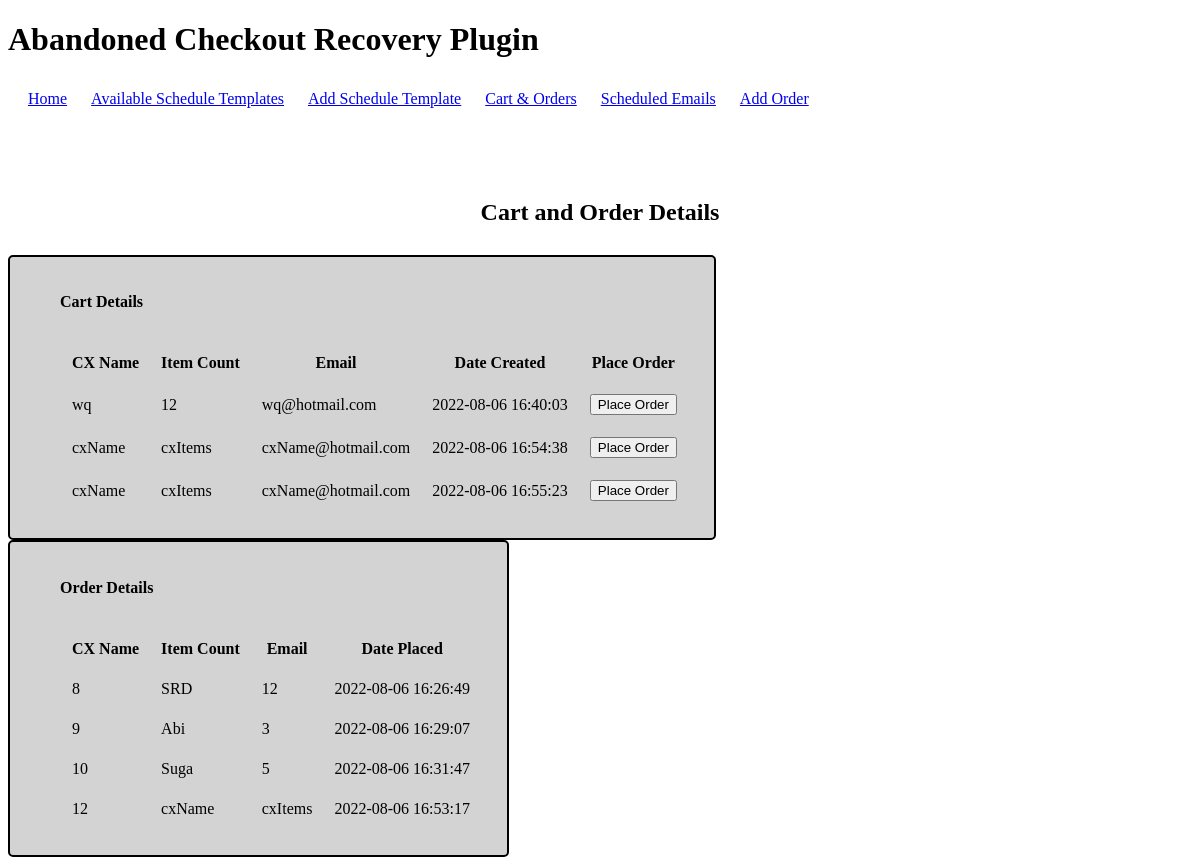
The app's page /cartOrderDetails with its own data.
### tables this page shows
CREATE TABLE CartDetails (
    id integer primary key autoincrement,
    customerName text not null,
    itemCount text not null,
    cxEmail text not null,
    dateCreated datetime not null
);

CREATE TABLE OrderDetails (
    id integer primary key autoincrement,
    customerName text not null,
    itemCount text not null,
    cxEmail text not null,
    dateOrdered datetime not null
);

### app.py (the view)
@app.route("/cartOrderDetails")
def showCartOrders():
    carts = retrive_carts()
    orders = retrive_orders()
    return render_template("cartorder.html", carts=carts, orders=orders)

### app.py (called while the page is built)
def retrive_carts():
    db = get_db()
    curs = db.execute(SELECT_CARTS)
    res = curs.fetchall()
    print("fetching carts")
    carts = []
    for cart in res:
        print(cart[0])
        carts.append(cart)
    return carts

def retrive_orders():
    db = get_db()
    curs = db.execute(SELECT_ORDERS)
    res = curs.fetchall()
    print("fetching orders")
    orders = []
    for order in res:
        print(order[0])
        orders.append(order)
    return orders

### database.py (called while the page is built)
def connect_db():
    sql = sqlite3.connect('abandon.db')
    sql.row_factory = sqlite3.Row
    return sql

def get_db():
    if not hasattr(g, 'sqlite_db'):
        g.sqlite_db = connect_db()
    return g.sqlite_db

### templates/cartorder.html (shortened to what this page needs)
{% extends 'base.html' %}
{% block body %}
<h3 class="pageTitle">Cart and Order Details</h3>
    <div class="dispSchedules">
        <h4>Cart Details</h4>
        <table>
            <tr>
                <th>CX Name</th>
                <th>Item Count</th>
                <th>Email</th>
                <th>Date Created</th>
                <th>Place Order</th>
            </tr>
        {% for cart in carts %}
        <tr>
             <td>{{cart[1]}}</td>
        <td>{{cart[2]}}</td>
        <td>{{cart[3]}}</td>
        <td>{{cart[4]}}</td>
        <td> <button onclick="placeOrder('{{cart[0]}}')">Place Order</button></td>
        </tr>
        {% endfor %}
            </table>
    </div>
    <div class="dispSchedules">
        <h4>Order Details</h4>
        <table>
            <tr>
                <th>CX Name</th>
                <th>Item Count</th>
                <th>Email</th>
                <th>Date Placed</th>
            </tr>
        {% for order in orders %}
        <tr>
             <td>{{order[1]}}</td>
        <td>{{order[2]}}</td>
        <td>{{order[3]}}</td>
        <td>{{order[4]}}</td>
        </tr>
        {% endfor %}
            </table>
    </div>
{% endblock %}

### templates/base.html (shortened to what this page needs)
<!doctype html>
<html lang="en">
<head>
    <link href="../static/css/main.css" rel="stylesheet"></link>
</head>
<body>
<header>
    <div class="container">
        <h1 class="appTitle">Abandoned Checkout Recovery Plugin</h1>
        <ul class="menu" id="list">
            <li><a href="/">Home</a></li>
            <li><a href="/schedules">Available Schedule Templates</a></li>
            <li><a href="/addschedules">Add Schedule Template</a></li>
            <li><a href="/cartOrderDetails">Cart & Orders</a></li>
            <li><a href="/schedulesForCart">Scheduled Emails</a></li>
            <li><a href="/addOrder">Add Order</a></li>
        </ul>
    </div>
</header>
<br>
<br>
{% block body %}{% endblock %}
</body>
</html>

### static/css/main.css (style rules this page uses)
.container { margin: 0 auto; }
ul#list { list-style: none; padding: 10px; }
ul#list li { display: inline; padding: 10px; }
.schContainer, .dispSchedules, .scheduledEmails, .addToCart { padding: 15px 15px 15px 50px; border: solid 2px black; background-color: blanchedalmond; border-radius: 5px; max-width: fit-content; }
.pageTitle { padding: 5px; font-size: x-large; text-align: center; }
table { padding: 10px 10px 10px 0; }
th, td, tr { padding: 10px; margin: 10px; }
.dispSchedules { background-color: lightgray; }

### records on screen
CartDetails: customerName "wq", itemCount "12", cxEmail "wq@hotmail.com", dateCreated "2022-08-06 16:40:03"
CartDetails: customerName "cxName", itemCount "cxItems", cxEmail "cxName@hotmail.com", dateCreated "2022-08-06 16:54:38"
CartDetails: customerName "cxName", itemCount "cxItems", cxEmail "cxName@hotmail.com", dateCreated "2022-08-06 16:55:23"
OrderDetails: customerName "8", itemCount "SRD", cxEmail "12", dateOrdered "2022-08-06 16:26:49"
OrderDetails: customerName "9", itemCount "Abi", cxEmail "3", dateOrdered "2022-08-06 16:29:07"
OrderDetails: customerName "10", itemCount "Suga", cxEmail "5", dateOrdered "2022-08-06 16:31:47"
OrderDetails: customerName "12", itemCount "cxName", cxEmail "cxItems", dateOrdered "2022-08-06 16:53:17"
